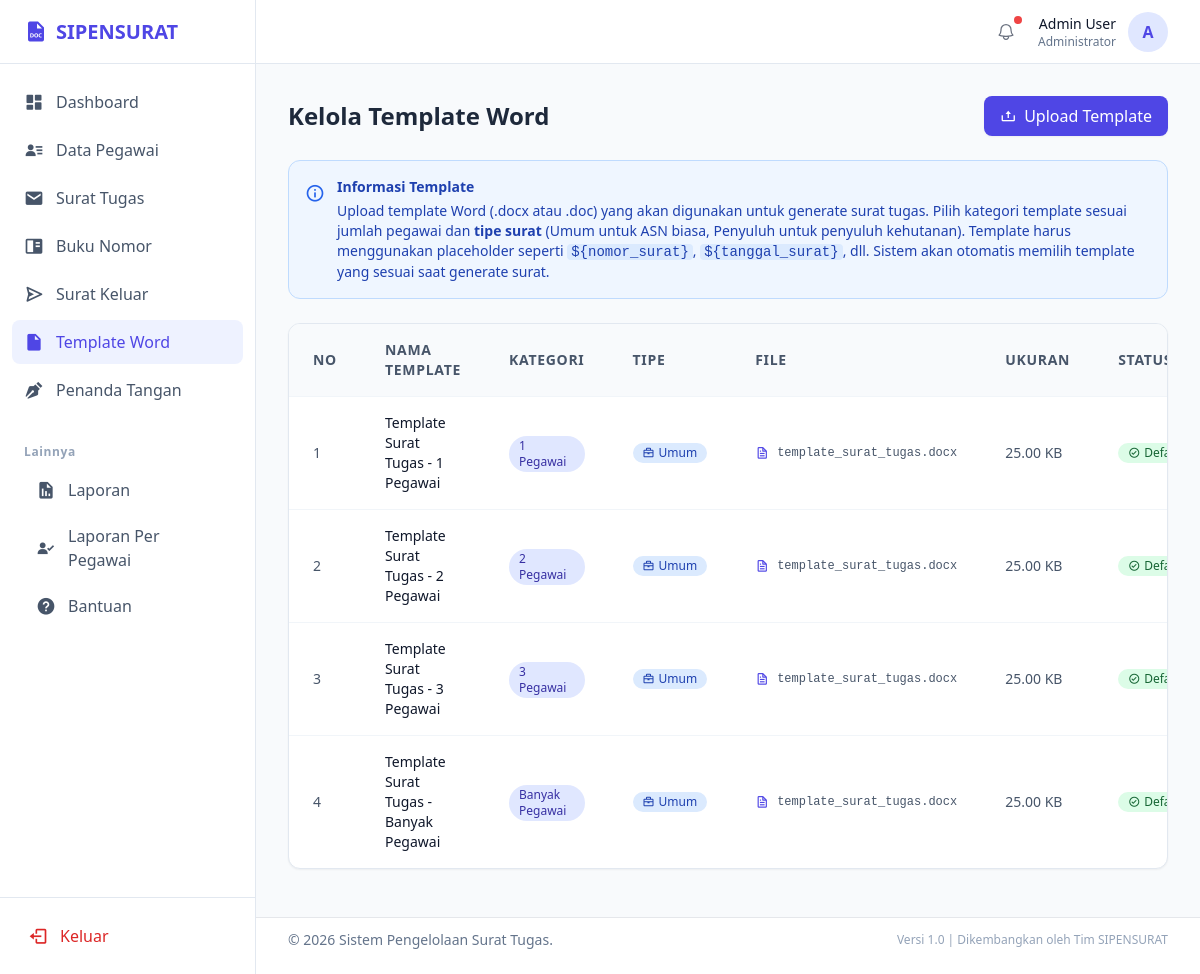
Page /modules/template.php on the committed database.
### tables this page shows
CREATE TABLE IF NOT EXISTS templates (
    id INT AUTO_INCREMENT PRIMARY KEY,
    nama VARCHAR(255) NOT NULL,
    kategori_template ENUM('1_pegawai', '2_pegawai', '3_pegawai', 'banyak_pegawai') NOT NULL DEFAULT 'banyak_pegawai',
    tipe_surat VARCHAR(20) NOT NULL DEFAULT 'umum',
    nama_file VARCHAR(255) NOT NULL,
    path_file VARCHAR(500) NOT NULL,
    ukuran_file BIGINT NOT NULL,
    is_default TINYINT(1) DEFAULT 0,
    deskripsi TEXT,
    created_at TIMESTAMP DEFAULT CURRENT_TIMESTAMP,
    updated_at TIMESTAMP DEFAULT CURRENT_TIMESTAMP ON UPDATE CURRENT_TIMESTAMP,
    INDEX idx_kategori_tipe (kategori_template, tipe_surat, is_default),
    UNIQUE KEY unique_default (is_default, id)
);

### modules/template.php (the view, shortened to what this page needs)
<?php
$pdo = require_once '../config/database.php';
try {
    $pdo->query("SELECT tipe_surat FROM templates LIMIT 1");
} catch (PDOException $e) {
    try {
        $pdo->exec("ALTER TABLE templates ADD COLUMN tipe_surat VARCHAR(20) NOT NULL DEFAULT 'umum' AFTER kategori_template");
    } catch (PDOException $e2) {}
}
include '../includes/header.php';
try {
    try {
        $pdo->query("SELECT kategori_template FROM templates LIMIT 1");
    } catch (PDOException $e) {
        try {
            $pdo->exec("ALTER TABLE templates ADD COLUMN kategori_template ENUM('1_pegawai', '2_pegawai', '3_pegawai', 'banyak_pegawai') NOT NULL DEFAULT 'banyak_pegawai' AFTER nama");
        } catch (PDOException $e2) {
        }
    }
    $stmt = $pdo->query("SELECT * FROM templates ORDER BY kategori_template, tipe_surat, is_default DESC, created_at DESC");
    $templates = $stmt->fetchAll();
} catch (PDOException $e) {
    if (strpos($e->getMessage(), "doesn't exist") !== false || strpos($e->getMessage(), "Unknown table") !== false) {
        $sql = "CREATE TABLE IF NOT EXISTS templates (
            id INT AUTO_INCREMENT PRIMARY KEY,
            nama VARCHAR(255) NOT NULL,
            kategori_template ENUM('1_pegawai', '2_pegawai', '3_pegawai', 'banyak_pegawai') NOT NULL DEFAULT 'banyak_pegawai',
            tipe_surat VARCHAR(20) NOT NULL DEFAULT 'umum',
            nama_file VARCHAR(255) NOT NULL,
            path_file VARCHAR(500) NOT NULL,
            ukuran_file BIGINT NOT NULL,
            is_default TINYINT(1) DEFAULT 0,
            deskripsi TEXT,
            created_at TIMESTAMP DEFAULT CURRENT_TIMESTAMP,
            updated_at TIMESTAMP DEFAULT CURRENT_TIMESTAMP ON UPDATE CURRENT_TIMESTAMP,
            INDEX idx_kategori_tipe (kategori_template, tipe_surat, is_default)
        ) ENGINE=InnoDB DEFAULT CHARSET=utf8mb4 COLLATE=utf8mb4_unicode_ci";
        $pdo->exec($sql);
        $templates = [];
    } else {
        $templates = [];
    }
}
?>
<div class="space-y-6">
    <div class="flex flex-col md:flex-row justify-between items-center gap-4">
        <h2 class="text-2xl font-bold text-slate-800">Kelola Template Word</h2>
        <button onclick="openModal('uploadTemplateModal')" class="bg-indigo-600 hover:bg-indigo-700 text-white px-4 py-2 rounded-lg flex items-center gap-2 transition-colors shadow-sm">
            <i class='bx bx-upload'></i> Upload Template
        </button>
    </div>
    <div class="bg-blue-50 border border-blue-200 rounded-xl p-4">
        <div class="flex items-start gap-3">
            <i class='bx bx-info-circle text-blue-600 text-xl mt-0.5'></i>
            <div class="text-sm text-blue-800">
                <p class="font-semibold mb-1">Informasi Template</p>
                <p>Upload template Word (.docx atau .doc) yang akan digunakan untuk generate surat tugas. Pilih kategori template sesuai jumlah pegawai dan <strong>tipe surat</strong> (Umum untuk ASN biasa, Penyuluh untuk penyuluh kehutanan). Template harus menggunakan placeholder seperti <code class="bg-blue-100 px-1 rounded">${nomor_surat}</code>, <code class="bg-blue-100 px-1 rounded">${tanggal_surat}</code>, dll. Sistem akan otomatis memilih template yang sesuai saat generate surat.</p>
            </div>
        </div>
    </div>
    <div class="bg-white rounded-xl shadow-sm border border-slate-200 overflow-hidden">
        <?php if (count($templates) > 0): ?>
            <div class="overflow-x-auto">
                <table class="w-full text-left border-collapse">
                    <thead>
                        <tr class="bg-slate-50 text-slate-600 text-sm uppercase tracking-wider">
                            <th class="px-6 py-4 font-semibold border-b border-slate-100">No</th>
                            <th class="px-6 py-4 font-semibold border-b border-slate-100">Nama Template</th>
                            <th class="px-6 py-4 font-semibold border-b border-slate-100">Kategori</th>
                            <th class="px-6 py-4 font-semibold border-b border-slate-100">Tipe</th>
                            <th class="px-6 py-4 font-semibold border-b border-slate-100">File</th>
                            <th class="px-6 py-4 font-semibold border-b border-slate-100">Ukuran</th>
                            <th class="px-6 py-4 font-semibold border-b border-slate-100">Status</th>
                        </tr>
                    </thead>
                    <tbody class="divide-y divide-slate-100">
                        <?php $no = 1; foreach ($templates as $template): ?>
                            <tr class="hover:bg-slate-50 transition-colors">
                                <td class="px-6 py-4 text-sm text-slate-600"><?php echo $no++; ?></td>
                                <td class="px-6 py-4 text-sm font-medium text-slate-900">
                                    <?php echo htmlspecialchars($template['nama']); ?>
                                </td>
                                <td class="px-6 py-4 text-sm">
                                    <?php
                                    $kategori_labels = [
                                        '1_pegawai' => '1 Pegawai',
                                        '2_pegawai' => '2 Pegawai',
                                        '3_pegawai' => '3 Pegawai',
                                        'banyak_pegawai' => 'Banyak Pegawai'
                                    ];
                                    $kategori = isset($template['kategori_template']) ? $template['kategori_template'] : 'banyak_pegawai';
                                    $kategori_label = isset($kategori_labels[$kategori]) ? $kategori_labels[$kategori] : 'Banyak Pegawai';
                                    ?>
                                    <span class="inline-flex items-center px-2.5 py-0.5 rounded-full text-xs font-medium bg-indigo-100 text-indigo-800">
                                        <?php echo $kategori_label; ?>
                                    </span>
                                </td>
                                <td class="px-6 py-4 text-sm">
                                    <?php
                                    $tipe_surat = isset($template['tipe_surat']) ? $template['tipe_surat'] : 'umum';
                                    if ($tipe_surat === 'penyuluh'): ?>
                                        <span class="inline-flex items-center px-2.5 py-0.5 rounded-full text-xs font-medium bg-emerald-100 text-emerald-800">
                                            <i class='bx bx-leaf mr-1'></i>Penyuluh
                                        </span>
                                    <?php else: ?>
                                        <span class="inline-flex items-center px-2.5 py-0.5 rounded-full text-xs font-medium bg-blue-100 text-blue-800">
                                            <i class='bx bx-briefcase mr-1'></i>Umum
                                        </span>
                                    <?php endif; ?>
                                </td>
                                <td class="px-6 py-4 text-sm text-slate-600">
                                    <div class="flex items-center gap-2">
                                        <i class='bx bx-file text-indigo-600'></i>
                                        <span class="font-mono text-xs"><?php echo htmlspecialchars($template['nama_file']); ?></span>
                                    </div>
                                </td>
                                <td class="px-6 py-4 text-sm text-slate-600">
                                    <?php echo number_format($template['ukuran_file'] / 1024, 2); ?> KB
                                </td>
                                <td class="px-6 py-4 text-sm">
                                    <?php if ($template['is_default']): ?>
                                        <span class="inline-flex items-center px-2.5 py-0.5 rounded-full text-xs font-medium bg-green-100 text-green-800">
                                            <i class='bx bx-check-circle mr-1'></i> Default
                                        </span>
                                    <?php else: ?>
                                        <span class="inline-flex items-center px-2.5 py-0.5 rounded-full text-xs font-medium bg-slate-100 text-slate-600">
                                            Standar
                                        </span>
                                    <?php endif; ?>
                                </td>
                            </tr>
                        <?php endforeach; ?>
                    </tbody>
                </table>
            </div>
        <?php endif; ?>
    </div>
</div>
<?php include '../includes/footer.php'; ?>

### rows in the picture
templates: nama "Template Surat Tugas - 1 Pegawai", kategori_template "1 Pegawai", tipe_surat "umum" (drawn), nama_file "template_surat_tugas.docx", $template['ukuran_file']/1024 "25.00", is_default 1 (drawn)
templates: nama "Template Surat Tugas - 2 Pegawai", kategori_template "2 Pegawai", tipe_surat "umum" (drawn), nama_file "template_surat_tugas.docx", $template['ukuran_file']/1024 "25.00", is_default 1 (drawn)
templates: nama "Template Surat Tugas - 3 Pegawai", kategori_template "3 Pegawai", tipe_surat "umum" (drawn), nama_file "template_surat_tugas.docx", $template['ukuran_file']/1024 "25.00", is_default 1 (drawn)
templates: nama "Template Surat Tugas - Banyak Pegawai", kategori_template "Banyak Pegawai", tipe_surat "umum" (drawn), nama_file "template_surat_tugas.docx", $template['ukuran_file']/1024 "25.00", is_default 1 (drawn)
